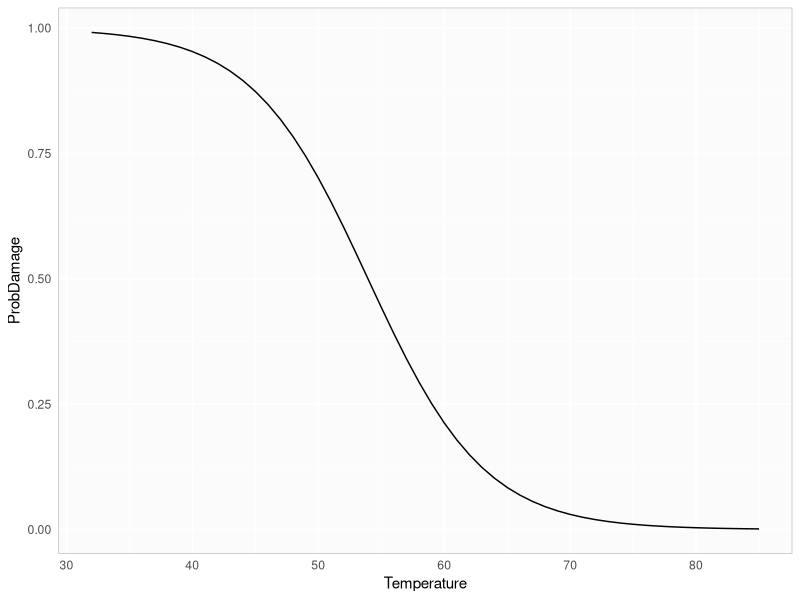

Write the R code that produced this figure.
## ---- chunk 1
library(ggplot2)
myTheme <- theme(axis.ticks=element_blank(),  
                  panel.border = element_rect(color="gray", fill=NA), 
                  panel.background=element_rect(fill="#FBFBFB"), 
                  panel.grid.major.y=element_line(color="white", size=0.5), 
                  panel.grid.major.x=element_line(color="white", size=0.5),
                  plot.title=element_text(size="10"))
## ---- chunk 2
eth <- 0
sex <- 1
lrn <- 1
actualDaysMissed <- 2

absDaysPred <- 18.93 - 9.11 * eth + 3.1 * sex + 2.15 * lrn
absDaysPred

residual <- actualDaysMissed - absDaysPred
residual
## ---- chunk 3
n <- 146
k <- 3
varRes <- 240.57
varOut <- 264.17

R2 <- 1 - (varRes / varOut)
R2

adjustedR2 <- 1 - (1 - R2) * ( (n-1) / (n-k-1) )
adjustedR2

## ---- chunk 4
dfModel <- data.frame(Estimate=c(11.6630, -0.2162), 
                      StdError=c(3.2963, 0.0532), 
                      zValue=c(3.54, -4.07), 
                      PrAbsZ=c(0.0004, 0.0000))
rownames(dfModel) <- c('Intercept', 'Temperature')
dfModel
## ---- chunk 5
oringModel <- function(temp)
{
  right <- 11.6630 - 0.2162 * temp
  
  prob <- exp(right) / (1 + exp(right))
  
  return (prob)
}

temps <- seq(32, 85)
dfProbDamage <- data.frame(Temperature=temps, ProbDamage=oringModel(temps))


g1 <- ggplot(dfProbDamage) + geom_line(aes(x=Temperature, y=ProbDamage )) + myTheme
g1
